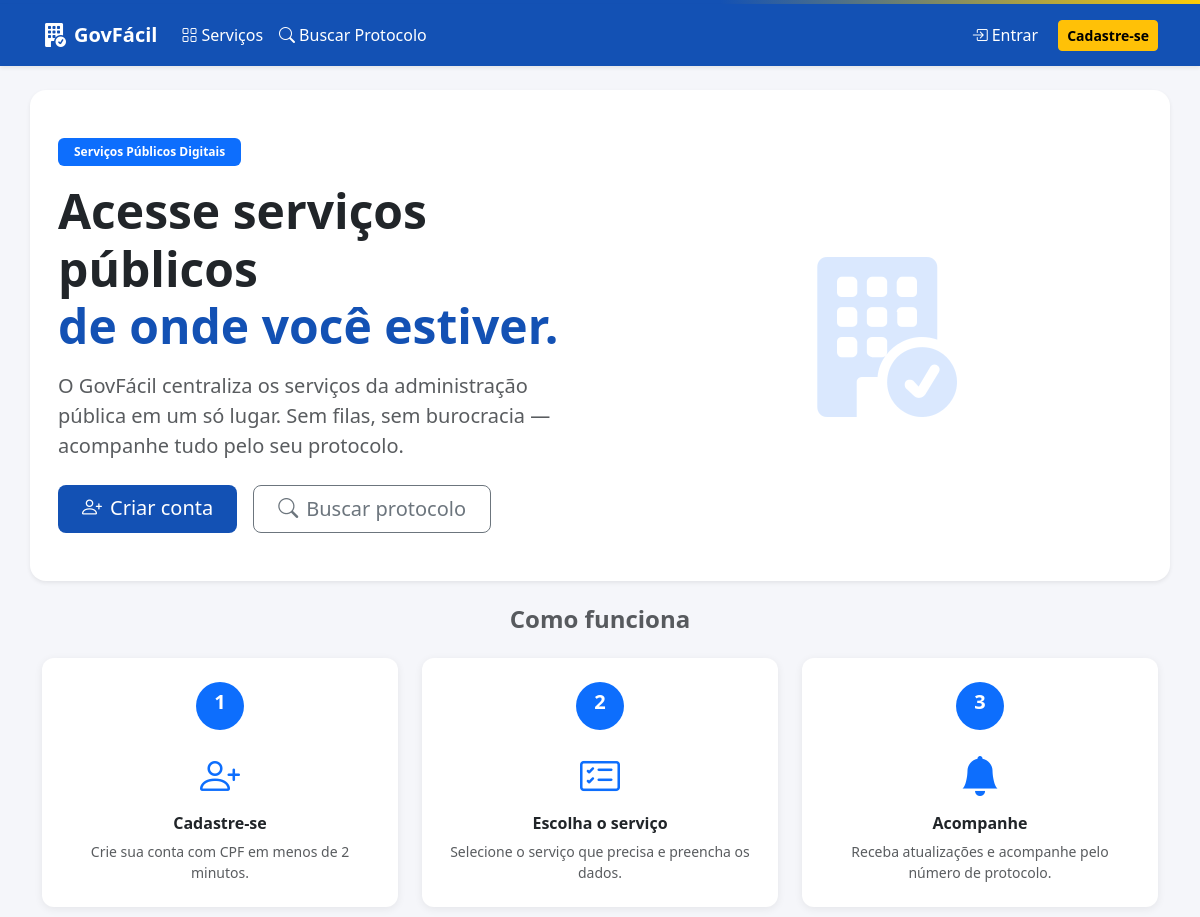
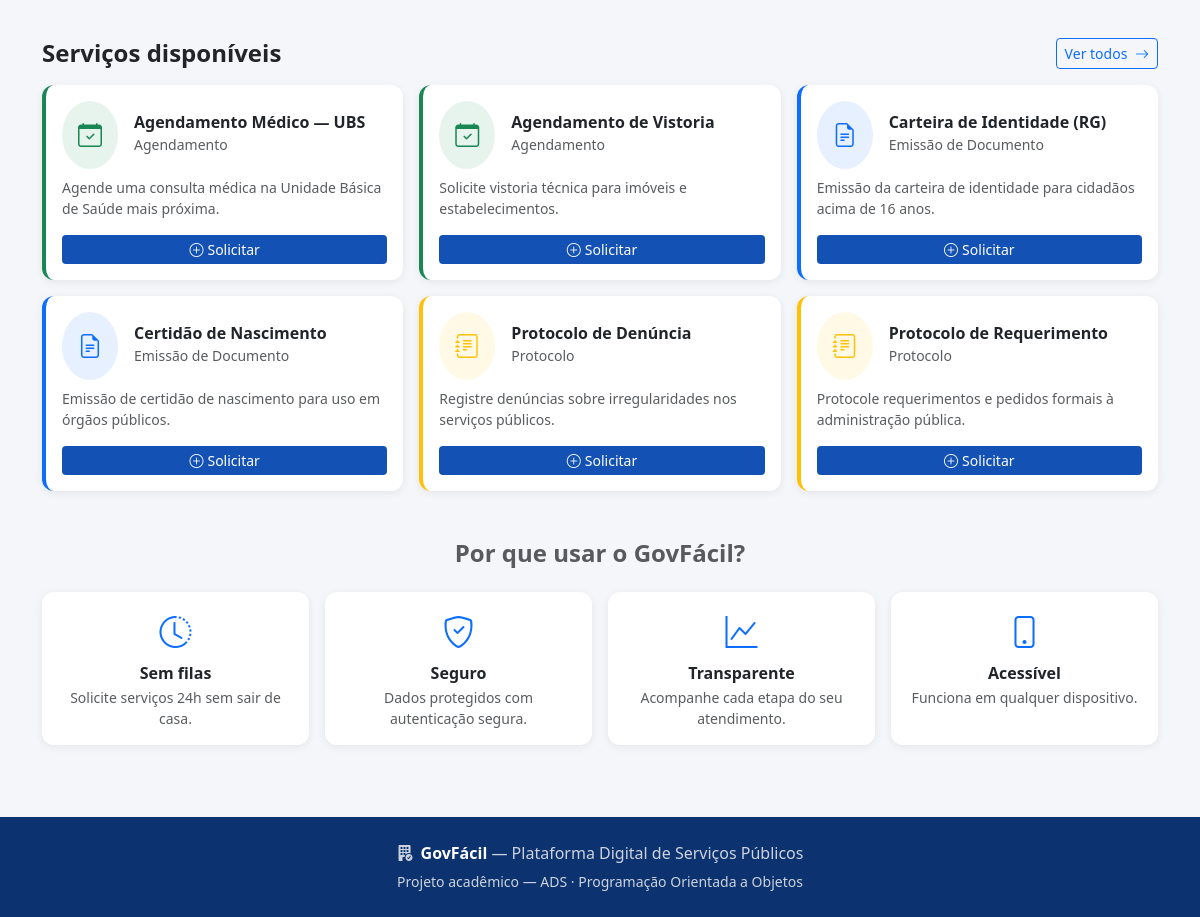
The page / on the database its author committed (2 pictures, top to bottom).
### servicos/models.py (models this page shows, shortened)
class Servico(models.Model):
    CATEGORIA_EMISSAO = 'emissao'
    CATEGORIA_AGENDAMENTO = 'agendamento'
    CATEGORIA_PROTOCOLO = 'protocolo'
    CATEGORIA_SEGUNDA_VIA = 'segunda_via'
    CATEGORIA_CHOICES = [
        (CATEGORIA_EMISSAO, 'Emissão de Documento'),
        (CATEGORIA_AGENDAMENTO, 'Agendamento'),
        (CATEGORIA_PROTOCOLO, 'Protocolo'),
        (CATEGORIA_SEGUNDA_VIA, 'Segunda Via'),
    ]
    CATEGORIA_ICONE = {
        CATEGORIA_EMISSAO: 'bi-file-earmark-text',
        CATEGORIA_AGENDAMENTO: 'bi-calendar-check',
        CATEGORIA_PROTOCOLO: 'bi-journal-text',
        CATEGORIA_SEGUNDA_VIA: 'bi-files',
    }
    CATEGORIA_COR = {
        CATEGORIA_EMISSAO: 'primary',
        CATEGORIA_AGENDAMENTO: 'success',
        CATEGORIA_PROTOCOLO: 'warning',
        CATEGORIA_SEGUNDA_VIA: 'info',
    }
    nome = models.CharField(max_length=200)
    descricao = models.TextField()
    categoria = models.CharField(max_length=20, choices=CATEGORIA_CHOICES)
    prazo_dias = models.IntegerField(default=5)
    setor_responsavel = models.CharField(max_length=100, default='Atendimento Geral')
    ativo = models.BooleanField(default=True)
    def get_icone(self):
        return self.CATEGORIA_ICONE.get(self.categoria, 'bi-gear')
    def get_cor(self):
        return self.CATEGORIA_COR.get(self.categoria, 'secondary')
    class Meta:
        verbose_name = 'Serviço'
        verbose_name_plural = 'Serviços'
        ordering = ['categoria', 'nome']

### core/views.py (the view)
# urls.py: path('', views.home_view, name='home'),
def home_view(request):
    servicos_destaque = Servico.objects.filter(ativo=True)[:6]
    passos = [
        ('1', 'bi-person-plus', 'Cadastre-se', 'Crie sua conta com CPF em menos de 2 minutos.'),
        ('2', 'bi-card-checklist', 'Escolha o serviço', 'Selecione o serviço que precisa e preencha os dados.'),
        ('3', 'bi-bell-fill', 'Acompanhe', 'Receba atualizações e acompanhe pelo número de protocolo.'),
    ]
    vantagens = [
        ('bi-clock-history', 'Sem filas', 'Solicite serviços 24h sem sair de casa.'),
        ('bi-shield-check', 'Seguro', 'Dados protegidos com autenticação segura.'),
        ('bi-graph-up', 'Transparente', 'Acompanhe cada etapa do seu atendimento.'),
        ('bi-phone', 'Acessível', 'Funciona em qualquer dispositivo.'),
    ]
    return render(request, 'core/home.html', {
        'servicos_destaque': servicos_destaque,
        'passos': passos,
        'vantagens': vantagens,
    })

### templates/core/home.html (shortened to what this page needs)
{% extends 'base.html' %}
{% block content %}
<div class="row align-items-center py-5 mb-4 bg-white rounded-4 shadow-sm px-3">
  <div class="col-lg-6">
    <span class="badge bg-primary mb-3 px-3 py-2">Serviços Públicos Digitais</span>
    <h1 class="display-5 fw-bold text-dark mb-3">
      Acesse serviços públicos<br>
      <span style="color:var(--gov-blue)">de onde você estiver.</span>
    </h1>
    <p class="lead text-muted mb-4">
      O GovFácil centraliza os serviços da administração pública em um só lugar.
      Sem filas, sem burocracia — acompanhe tudo pelo seu protocolo.
    </p>
    <div class="d-flex gap-3 flex-wrap">
      {% if user.is_authenticated %}
        <a href="{% url 'solicitacoes:nova' %}" class="btn btn-gov btn-lg px-4">
          <i class="bi bi-plus-circle me-2"></i>Nova Solicitação
        </a>
        <a href="{% url 'accounts:dashboard' %}" class="btn btn-outline-secondary btn-lg px-4">
          Meu Painel
        </a>
      {% else %}
        <a href="{% url 'accounts:cadastro_cidadao' %}" class="btn btn-gov btn-lg px-4">
          <i class="bi bi-person-plus me-2"></i>Criar conta
        </a>
        <a href="{% url 'solicitacoes:buscar' %}" class="btn btn-outline-secondary btn-lg px-4">
          <i class="bi bi-search me-2"></i>Buscar protocolo
        </a>
      {% endif %}
    </div>
  </div>
  <div class="col-lg-6 text-center d-none d-lg-block">
    <i class="bi bi-building-fill-check text-primary" style="font-size: 10rem; opacity:.15;"></i>
  </div>
</div>
<div class="row g-4 mb-5">
  <div class="col-12"><h4 class="fw-bold text-center text-muted mb-0">Como funciona</h4></div>
  {% for num, icone, titulo, desc in passos %}
  <div class="col-md-4">
    <div class="card h-100 text-center p-4">
      <div class="mb-3">
        <span class="badge bg-primary rounded-circle p-2 fs-5" style="width:48px;height:48px;line-height:1.2">{{ num }}</span>
      </div>
      <i class="bi {{ icone }} fs-1 text-primary mb-2"></i>
      <h6 class="fw-bold">{{ titulo }}</h6>
      <p class="text-muted small mb-0">{{ desc }}</p>
    </div>
  </div>
  {% endfor %}
</div>
<div class="mb-5">
  <div class="d-flex justify-content-between align-items-center mb-3">
    <h4 class="fw-bold mb-0">Serviços disponíveis</h4>
    <a href="{% url 'servicos:lista' %}" class="btn btn-outline-primary btn-sm">Ver todos <i class="bi bi-arrow-right ms-1"></i></a>
  </div>
  <div class="row g-3">
    {% for servico in servicos_destaque %}
    <div class="col-md-4 col-sm-6">
      <div class="card h-100 p-3 border-start border-4 border-{{ servico.get_cor }}">
        <div class="d-flex align-items-center gap-3 mb-2">
          <div class="bg-{{ servico.get_cor }} bg-opacity-10 rounded-circle p-3">
            <i class="bi {{ servico.get_icone }} fs-4 text-{{ servico.get_cor }}"></i>
          </div>
          <div>
            <h6 class="mb-0 fw-semibold">{{ servico.nome }}</h6>
            <small class="text-muted">{{ servico.get_categoria_display }}</small>
          </div>
        </div>
        <p class="text-muted small mb-3">{{ servico.descricao|truncatechars:80 }}</p>
        <a href="{% url 'solicitacoes:nova' %}?servico={{ servico.pk }}" class="btn btn-sm btn-gov mt-auto">
          <i class="bi bi-plus-circle me-1"></i>Solicitar
        </a>
      </div>
    </div>
    {% empty %}
    <div class="col-12 text-center text-muted py-4">
      <i class="bi bi-inbox fs-1"></i>
      <p class="mt-2">Nenhum serviço cadastrado ainda.</p>
    </div>
    {% endfor %}
  </div>
</div>
<div class="row g-3">
  <div class="col-12"><h4 class="fw-bold text-center text-muted">Por que usar o GovFácil?</h4></div>
  {% for icone, titulo, desc in vantagens %}
  <div class="col-md-3 col-6">
    <div class="card text-center p-3 h-100">
      <i class="bi {{ icone }} fs-2 text-primary mb-2"></i>
      <h6 class="fw-bold mb-1">{{ titulo }}</h6>
      <p class="text-muted small mb-0">{{ desc }}</p>
    </div>
  </div>
  {% endfor %}
</div>
{% endblock %}

### templates/base.html (shortened to what this page needs)
<!DOCTYPE html>
<html lang="pt-br">
<head>
  <link rel="stylesheet" href="https://cdn.jsdelivr.net/npm/bootstrap@5.3.3/dist/css/bootstrap.min.css">
  <link rel="stylesheet" href="https://cdn.jsdelivr.net/npm/bootstrap-icons@1.11.3/font/bootstrap-icons.min.css">
</head>
<body>
<nav class="navbar navbar-expand-lg navbar-gov shadow-sm">
  <div class="container">
    <a class="navbar-brand fw-bold d-flex align-items-center gap-2" href="{% url 'core:home' %}">
      <i class="bi bi-building-fill-check fs-4"></i>
      <span>GovFácil</span>
    </a>
    <div class="collapse navbar-collapse" id="navMain">
      <ul class="navbar-nav me-auto">
        <li class="nav-item">
          <a class="nav-link" href="{% url 'servicos:lista' %}"><i class="bi bi-grid me-1"></i>Serviços</a>
        </li>
        <li class="nav-item">
          <a class="nav-link" href="{% url 'solicitacoes:buscar' %}"><i class="bi bi-search me-1"></i>Buscar Protocolo</a>
        </li>
      </ul>
      <ul class="navbar-nav ms-auto align-items-center gap-1">
        {% if user.is_authenticated %}
          {% if user.tipo == 'cidadao' %}
            <li class="nav-item">
              <a class="nav-link" href="{% url 'solicitacoes:nova' %}"><i class="bi bi-plus-circle me-1"></i>Nova Solicitação</a>
            </li>
            <li class="nav-item">
              <a class="nav-link" href="{% url 'solicitacoes:minhas' %}"><i class="bi bi-list-check me-1"></i>Minhas Solicitações</a>
            </li>
          {% else %}
            <li class="nav-item">
              <a class="nav-link" href="{% url 'solicitacoes:painel_servidor' %}"><i class="bi bi-speedometer2 me-1"></i>Painel</a>
            </li>
          {% endif %}
          <li class="nav-item position-relative">
            <a class="nav-link" href="{% url 'notificacoes:lista' %}">
              <i class="bi bi-bell"></i>
              <span id="notif-badge" class="position-absolute top-0 start-100 translate-middle badge rounded-pill bg-danger badge-notif" style="display:none">!</span>
            </a>
          </li>
          <li class="nav-item dropdown">
            <a class="nav-link dropdown-toggle" href="#" data-bs-toggle="dropdown">
              <i class="bi bi-person-circle me-1"></i>{{ user.first_name|default:user.username }}
            </a>
            <ul class="dropdown-menu dropdown-menu-end">
              <li><a class="dropdown-item" href="{% url 'accounts:dashboard' %}"><i class="bi bi-house me-2"></i>Dashboard</a></li>
              <li><hr class="dropdown-divider"></li>
              <li>
                <form method="post" action="{% url 'accounts:logout' %}">{% csrf_token %}
                  <button class="dropdown-item text-danger" type="submit"><i class="bi bi-box-arrow-right me-2"></i>Sair</button>
                </form>
              </li>
            </ul>
          </li>
        {% else %}
          <li class="nav-item"><a class="nav-link" href="{% url 'accounts:login' %}"><i class="bi bi-box-arrow-in-right me-1"></i>Entrar</a></li>
          <li class="nav-item"><a class="btn btn-warning btn-sm ms-2 fw-semibold" href="{% url 'accounts:cadastro_cidadao' %}">Cadastre-se</a></li>
        {% endif %}
      </ul>
    </div>
  </div>
</nav>
<main class="py-4">
  <div class="container">
    {% block content %}{% endblock %}
  </div>
</main>
<footer class="py-4 mt-5">
  <div class="container text-center">
    <p class="mb-1"><i class="bi bi-building-fill-check me-2"></i><strong class="text-white">GovFácil</strong> — Plataforma Digital de Serviços Públicos</p>
    <small>Projeto acadêmico — ADS · Programação Orientada a Objetos</small>
  </div>
</footer>
</body>
</html>

### templates/base.html (style rules this page uses)
:root { --gov-blue: #1351b4; --gov-blue-dark: #0c326f; --gov-yellow: #ffcd07; }
body { background-color: #f5f6fa; font-family: 'Segoe UI', sans-serif; }
.navbar-gov { background-color: var(--gov-blue); }
.navbar-gov .navbar-brand, .navbar-gov .nav-link { color: #fff !important; }
.card { border: none; box-shadow: 0 2px 8px rgba(0,0,0,.07); border-radius: 12px; }
.btn-gov { background-color: var(--gov-blue); color: #fff; border: none; }
footer { background-color: var(--gov-blue-dark); color: #cdd3de; }

### rows shown on the page
Servico: nome "Agendamento Médico — UBS", categoria "Agendamento", descricao "Agende uma consulta médica na Unidade Básica de Saúde mais próxima."
Servico: nome "Agendamento de Vistoria", categoria "Agendamento", descricao "Solicite vistoria técnica para imóveis e estabelecimentos."
Servico: nome "Carteira de Identidade (RG)", categoria "Emissão de Documento", descricao "Emissão da carteira de identidade para cidadãos acima de 16 anos."
Servico: nome "Certidão de Nascimento", categoria "Emissão de Documento", descricao "Emissão de certidão de nascimento para uso em órgãos públicos."
Servico: nome "Protocolo de Denúncia", categoria "Protocolo", descricao "Registre denúncias sobre irregularidades nos serviços públicos."
Servico: nome "Protocolo de Requerimento", categoria "Protocolo", descricao "Protocole requerimentos e pedidos formais à administração pública."

### other values the page prints
{{ num }} "1" "2" "3"
{{ titulo }} "Cadastre-se" "Escolha o serviço" "Acompanhe"
{{ desc }} "Crie sua conta com CPF em menos de 2 minutos." "Selecione o serviço que precisa e preencha os dados." "Receba atualizações e acompanhe pelo número de protocolo."
{{ titulo }} "Sem filas" "Seguro" "Transparente" "Acessível"
{{ desc }} "Solicite serviços 24h sem sair de casa." "Dados protegidos com autenticação segura." "Acompanhe cada etapa do seu atendimento." "Funciona em qualquer dispositivo."
